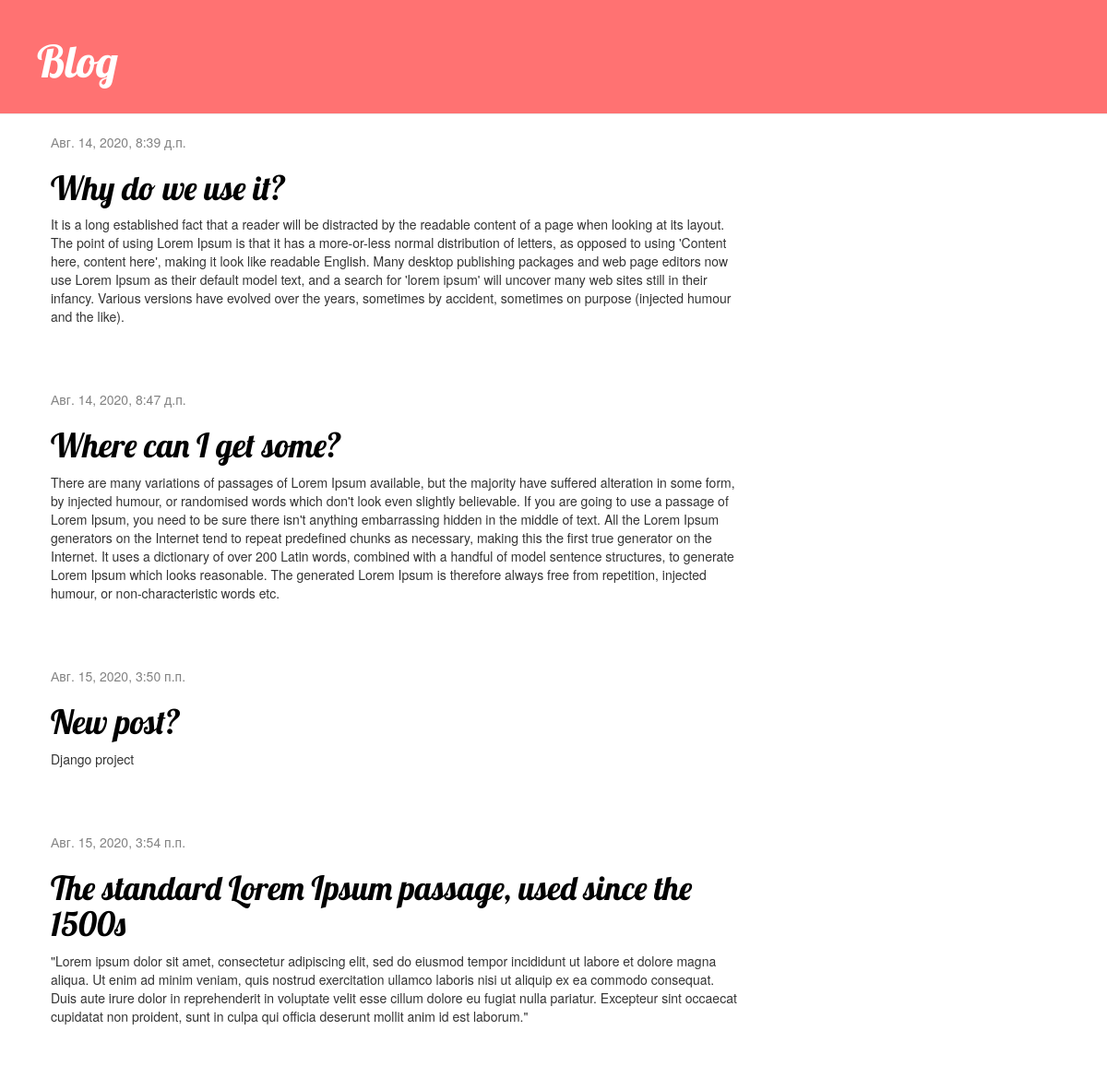
The page / on the database its author committed.
### blog/models.py (models this page shows, shortened)
class Post(models.Model):
    author = models.ForeignKey(settings.AUTH_USER_MODEL, on_delete=models.CASCADE)
    title = models.CharField(max_length=200)
    text = models.TextField()
    created_date = models.DateTimeField(default=timezone.now)
    published_date = models.DateTimeField(blank=True, null=True)

### blog/views.py (the view)
# urls.py: path('', views.post_list, name='post_list'),
def post_list(request):
    posts = Post.objects.filter(published_date__lte=timezone.now()).order_by('published_date')
    return render(request, 'blog/post_list.html', {'posts': posts})

### blog/templates/blog/post_list.html
{% extends 'blog/base.html' %}
{% block content %}
    {% for post in posts %}
        <div class="post">
            <div class="date">
                {{ post.published_date }}
            </div>
            <h1><a href="{% url 'post_detail' pk=post.pk %}">{{ post.title }}</a></h1>
            <p>{{ post.text|linebreaksbr }}</p>
        </div>
    {% endfor %}
{% endblock %}

### blog/templates/blog/base.html (shortened to what this page needs)
{% load static %}
<html>
    <head>
        <link rel="stylesheet" href="//maxcdn.bootstrapcdn.com/bootstrap/3.2.0/css/bootstrap.min.css">
        <link rel="stylesheet" href="//maxcdn.bootstrapcdn.com/bootstrap/3.2.0/css/bootstrap-theme.min.css">
        <link rel="stylesheet" href="{% static 'css/blog.css' %}">
    </head>
    <body>
        <div class="page-header">
            <h1><a href="/">Blog</a></h1>
        </div>
        <div class="content container">
            <div class="row">
                <div class="col-md-8">
                {% block content %}
                {% endblock %}
                </div>
            </div>
        </div>
    </body>
</html>

### blog/static/css/blog.css (style rules this page uses)
.page-header { background-color: #ff7272; margin-top: 0; padding: 20px 20px 20px 40px; }
.page-header h1, .page-header h1 a, .page-header h1 a:visited, .page-header h1 a:active { color: #ffffff; font-size: 36pt; text-decoration: none; }
.content { margin-left: 40px; }
h1, h2, h3, h4 { font-family: 'Lobster', cursive; }
.date { color: #828282; }
.post { margin-bottom: 70px; }
.post h1 a, .post h1 a:visited { color: #000000; }

### rows shown on the page
Post: published_date "Авг. 14, 2020, 8:39 д.п.", title "Why do we use it?", text "It is a long established fact that a reader will be distracted by the readable content of a page when looking at its layout. The point of using Lorem Ipsum is that it has a more-or-less normal distribution of letters, as opposed to using 'Content here, content here', making it look like readable English. Many desktop publishing packages and web page editors now use Lorem Ipsum as their default model text, and a search for 'lorem ipsum' will uncover many web sites still in their infancy. Various versions have evolved over the years, sometimes by accident, sometimes on purpose (injected humour and the like)."
Post: published_date "Авг. 14, 2020, 8:47 д.п.", title "Where can I get some?", text "There are many variations of passages of Lorem Ipsum available, but the majority have suffered alteration in some form, by injected humour, or randomised words which don't look even slightly believable. If you are going to use a passage of Lorem Ipsum, you need to be sure there isn't anything embarrassing hidden in the middle of text. All the Lorem Ipsum generators on the Internet tend to repeat predefined chunks as necessary, making this the first true generator on the Internet. It uses a dictionary of over 200 Latin words, combined with a handful of model sentence structures, to generate Lorem Ipsum which looks reasonable. The generated Lorem Ipsum is therefore always free from…"
Post: published_date "Авг. 15, 2020, 3:50 п.п.", title "New post?", text "Django project"
Post: published_date "Авг. 15, 2020, 3:54 п.п.", title "The standard Lorem Ipsum passage, used since the 1500s", text "\"Lorem ipsum dolor sit amet, consectetur adipiscing elit, sed do eiusmod tempor incididunt ut labore et dolore magna aliqua. Ut enim ad minim veniam, quis nostrud exercitation ullamco laboris nisi ut aliquip ex ea commodo consequat. Duis aute irure dolor in reprehenderit in voluptate velit esse cillum dolore eu fugiat nulla pariatur. Excepteur sint occaecat cupidatat non proident, sunt in culpa qui officia deserunt mollit anim id est laborum.\""
